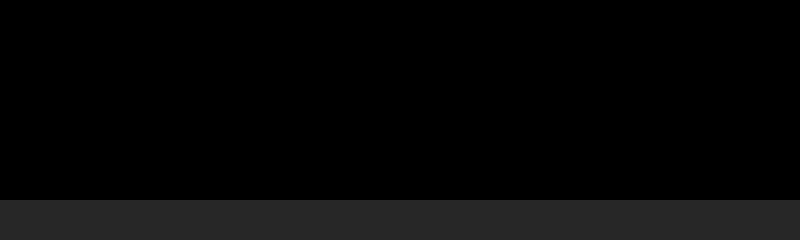

Below is a game level as drawn by its tile map, then a one-line description and the .tmx file that defines it, in full:
An orthogonal 40x12 tile map with 20x20 px tiles, 1 tile layer (blocks) and 3 objects (2x 0, 2).

<map version="1.10" tiledversion="1.10.1" orientation="orthogonal" renderorder="right-down" width="40" height="12" tilewidth="20" tileheight="20" infinite="0" nextlayerid="10" nextobjectid="9">
 <editorsettings>
  <export target="start.csv" format="csv" />
 </editorsettings>
 <tileset firstgid="1" source="../0.tsx" />
 <layer id="2" name="blocks" width="40" height="12">
  <data encoding="csv">
0,0,0,0,0,0,0,0,0,0,0,0,0,0,0,0,0,0,0,0,0,0,0,0,0,0,0,0,0,0,0,0,0,0,0,0,0,0,0,0,
0,0,0,0,0,0,0,0,0,0,0,0,0,0,0,0,0,0,0,0,0,0,0,0,0,0,0,0,0,0,0,0,0,0,0,0,0,0,0,0,
0,0,0,0,0,0,0,0,0,0,0,0,0,0,0,0,0,0,0,0,0,0,0,0,0,0,0,0,0,0,0,0,0,0,0,0,0,0,0,0,
0,0,0,0,0,0,0,0,0,0,0,0,0,0,0,0,0,0,0,0,0,0,0,0,0,0,0,0,0,0,0,0,0,0,0,0,0,0,0,0,
0,0,0,0,0,0,0,0,0,0,0,0,0,0,0,0,0,0,0,0,0,0,0,0,0,0,0,0,0,0,0,0,0,0,0,0,0,0,0,0,
0,0,0,0,0,0,0,0,0,0,0,0,0,0,0,0,0,0,0,0,0,0,0,0,0,0,0,0,0,0,0,0,0,0,0,0,0,0,0,0,
0,0,0,0,0,0,0,0,0,0,0,0,0,0,0,0,0,0,0,0,0,0,0,0,0,0,0,0,0,0,0,0,0,0,0,0,0,0,0,0,
0,0,0,0,0,0,0,0,0,0,0,0,0,0,0,0,0,0,0,0,0,0,0,0,0,0,0,0,0,0,0,0,0,0,0,0,0,0,0,0,
0,0,0,0,0,0,0,0,0,0,0,0,0,0,0,0,0,0,0,0,0,0,0,0,0,0,0,0,0,0,0,0,0,0,0,0,0,0,0,0,
0,0,0,0,0,0,0,0,0,0,0,0,0,0,0,0,0,0,0,0,0,0,0,0,0,0,0,0,0,0,0,0,0,0,0,0,0,0,0,0,
7,7,7,7,7,7,7,7,7,7,7,7,7,7,7,7,7,7,7,7,7,7,7,7,7,7,7,7,7,7,7,7,7,7,7,7,7,7,7,7,
7,7,7,7,7,7,7,7,7,7,7,7,7,7,7,7,7,7,7,7,7,7,7,7,7,7,7,7,7,7,7,7,7,7,7,7,7,7,7,7
</data>
 </layer>
 <objectgroup id="4" name="cutscenes">
  <object id="8" name="2" x="60" y="120" width="640" height="100" />
 </objectgroup>
 <objectgroup id="8" name="entries">
  <object id="5" name="0" x="200" y="160">
   <point />
  </object>
 </objectgroup>
 <objectgroup id="9" name="exits">
  <object id="6" name="0" x="720" y="140" width="60" height="80" />
 </objectgroup>
 <objectgroup id="5" name="platforms" />
 <objectgroup id="6" name="hazards" />
 <objectgroup id="7" name="edge_colliders" />
 <objectgroup id="3" name="entities" />
</map>
